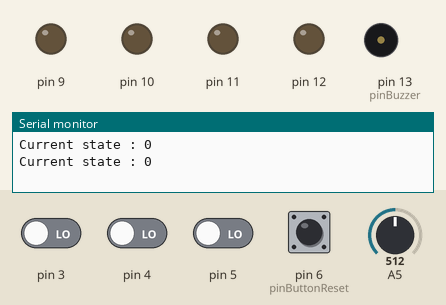
The sketch below on a simulated Arduino Uno, built with avr-gcc and run on an emulated ATmega328P. Parts: output pins drawn as LEDs (lit = HIGH), buzzer (waves = sounding), the last lines printed to the serial monitor. Dashed ring = blinking. The inputs (shaded band) are chosen by the test bench; at power-on: pin 3–5, pin 6 (pinButtonReset) LOW, A5 = 512. Random numbers use the default seed unless the sketch sets one.

Above: at 8.5 s.
8.6 s: pin 6 (pinButtonReset) pulled HIGH for 1 s
At 13.5 s:
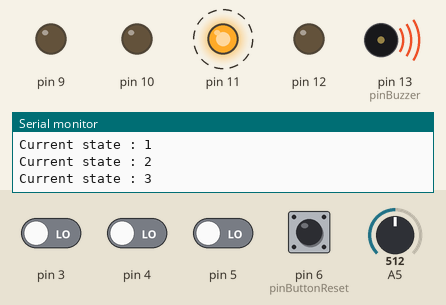
At 14.8 s:
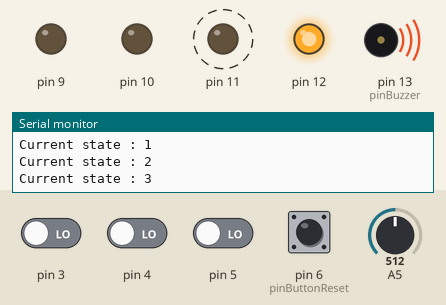
Timing chart, 0 to 20.8 s (numbered marks = the images above; inputs shaded):
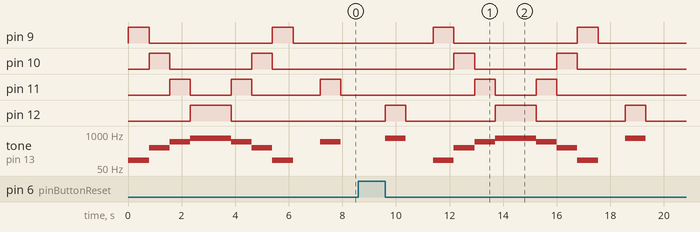

Measured:
- after the input at 8.6 s, pin 9: alternates HIGH for 0.77 s and LOW for 4.6 s, starting after 2.8 s; pin 10: alternates HIGH for 0.77 s and LOW for 3.1 s, starting after 3.6 s
- by itself, pin 9: alternates HIGH for 0.77 s and LOW for 4.6 s
- by itself, pin 10: alternates HIGH for 0.77 s and LOW for 3.1 s
- by itself, tone on pin 13 (pinBuzzer): plays 100 Hz for 0.77 s, 300 Hz for 0.77 s, 500 Hz for 0.77 s, 700 Hz for 1.5 s, 500 Hz for 0.77 s, 300 Hz for 0.77 s … (8 notes in this stretch)

The sketch:

main.ino
```cpp
#include <time.h>
#include "boutons.h"
#include "combinaisons.h"

#define STATE1 0
#define STATE2 1
#define STATE3 2
#define STATE4 3

#define pinButtonReset 6

int state, nextState;
int N = 128, Te = 10; // N = Nb de points à récup dans le capteur lum, Te en ms

void setup()
{
    //Serial.begin(9600);
    Serial.begin(115200);
    srand(time(NULL));

    initMelodies(); // Charge les mélodies prédéfinies

    pinMode(pinButtonReset, INPUT); // Défini le btnReset en INPUT
    attachInterrupt(digitalPinToInterrupt(pinButtonReset), reset, FALLING); // Lie le btnReset et sa fonction

    nextState = STATE1; // Passe à l'état 1
}

// Aslam
void loop()
{
    Serial.print("Current state : ");
    Serial.println(state);

    tempsActivation = meanData();

   // interrupts();
    state = nextState;
    switch(state) // Machine d'état
    {
        case STATE1:
           // noInterrupts();
            reset();
           // interrupts();
            break;
        case STATE2:
            genererMelodie();
            jouerMelodieGenerer();
            nextState = STATE3;
            break;
        case STATE3:
            ecouteSaisie();
            nextState = STATE4;
            break;
        case STATE4:
            delay(1000);
            if (verification()) nextState = STATE2;
            else                nextState = STATE1;
            break;
    }
}

// Aslam
void reset() // Vide tout les tableaux pour recommencer à 0
{
    initTableaux(); // Vide tout

    // Joue tous les sons et allumer tout les LEDs
    jouerMelodiePredefini();
    delay(1000);

    // Passe à l'état suivant
    nextState = STATE2;
}

// Aslam
void initMelodies() // Charge les mélodies prédéfinies
{
    melodiePredefinie[0]=setBouton(9,3,100);
    melodiePredefinie[1]=setBouton(10,4,300);
    melodiePredefinie[2]=setBouton(11,5,500);
    melodiePredefinie[3]=setBouton(12,6,700);
}


// Aslam
int meanData()
{
    long sumval=0;

    for (int i=0; i < N;  i++)
    {
        sumval+= analogRead(A5);
        delayMicroseconds(Te);
    }
    return (sumval/N)*1.5;
}
```

boutons.h
```cpp
#define pinBuzzer 13

int tempsActivation;

typedef struct bouton BOUTON;

struct bouton {
    int pinLed;
    int pinButton;
    int frequence;
};

//Aslam
//Input:pin d'un LED, pin d'un Bouton et une fréquence
//Ouput: un bouton
//
bouton setBouton(int pinLed,int pinButton,int frequence) // Crée un bouton avec une led et sa frequence pour le buzzer
{
    bouton b;
    b.pinLed = pinLed;
    b.pinButton = pinButton;
    b.frequence = frequence;

    pinMode(b.pinLed,OUTPUT);
    pinMode(b.pinButton,INPUT);

    return b;
}

//Aslam
//Input: un bouton
//Ouput: effet de bord
//role :Permet d'activer les elements de la structure bouton: C'est à dire le la LED et le buzzer
void activate(bouton b) // Allume une led (et devrait activer le buzzer également)
{
    tone(pinBuzzer,b.frequence);
    digitalWrite(b.pinLed,HIGH);
    delay(tempsActivation);
    digitalWrite(b.pinLed,LOW);
    noTone(pinBuzzer);
    //delay(1000);
}
//Ismael/Aslam
//Input: un element bouton
//Ouput: un booleen true si le bouton est appuyé, retourne faux sinon
bool readBouton(bouton btn)
{
  return digitalRead(btn.pinButton);
}
```

combinaisons.h
```cpp
bouton melodiePredefinie[4]; // Contient les Boutons/Led/Frequences prédefinis
bouton melodieGenerer[10];   // Contient les B/L/F à saisir
bouton melodieSaisie[10];    // Contient la saisie des B/L/F du joueur

//Ismael
//Input:
//Ouput: effet de bord
//role: permet d'innitialiser les tableau melodieGenerer et melodieSaisie par des valeurs nulles.
void initTableaux() // Initialise les tableaux avec des boutons "vides"
{
    for(int i=0; i<10;i++)
    {
        melodieGenerer[i] = setBouton(0,0,0); // On initialise le tableau melodieGenerer avec des melodie vides
        melodieSaisie[i]  = setBouton(0,0,0); // On initialise le tableau melodieSaisie avec des melodie vides
    }
}
//Ismael
//Input:
//Ouput: Effet de bord
//role: Genere une mélodie aléatoire et la stocke dans un tableau
void genererMelodie() // Increment la combinaison de mélodies
{
    int a = rand()%4;
    for (int i=0; i<10;i++)
    {
        if (melodieGenerer[i].pinLed==0)
        {
            melodieGenerer[i]=melodiePredefinie[a];
            return;
        }
    }
}

//Ismael/Aslam
//Input:
//Ouput:
//Role: Permet de stocker les notes joués par l'utilisateur et de les enregistrer dans un tableau
void ecouteSaisie() // Ecoute la combinaison des boutons saisie par le joueur
{
    int taille=0;
    for (int i=0; i<10;i++)
    {
        if (melodieGenerer[i].pinButton!=0){taille++;}
        else break;
    }


    for (int i=0; i<taille;i++)
    {
        while(true)
        {
            int b0 = readBouton(melodiePredefinie[0]);
            int b1 = readBouton(melodiePredefinie[1]);
            int b2 = readBouton(melodiePredefinie[2]);
            int b3 = readBouton(melodiePredefinie[3]);

            if(b0==1)
            {
                while(readBouton(melodiePredefinie[0])==1){}
                melodieSaisie[i]=melodiePredefinie[0];
                activate(melodieSaisie[i]);
                break;
            }
            else if(b1==1)
            {
                while(readBouton(melodiePredefinie[1])==1){}
                melodieSaisie[i]=melodiePredefinie[1];
                activate(melodieSaisie[i]);
                break;
            }
            else if(b2==1)
            {
                while(readBouton(melodiePredefinie[2])==1){}
                melodieSaisie[i]=melodiePredefinie[2];
                activate(melodieSaisie[i]);
                break;
            }
            else if(b3==1)
            {
                while(readBouton(melodiePredefinie[3])==1){}
                melodieSaisie[i]=melodiePredefinie[3];
                activate(melodieSaisie[i]);
                break;
            }

        }
    }
}
//Aslam
//Input:
//Ouput:
//Role:
bool verification() // Vérifie si la combinaison saisie est = à la combinaison générée
{
    for(int i=0; i<10; i++)
    {
        int b1 = melodieGenerer[i].pinButton;
        int b2 = melodieSaisie[i].pinButton;

        if(b1 == 0 || b2 == 0) // Si on rencontre un bouton vide
            break;             // On sort de la boucle
        else if(b1 != b2)      // Sinon si on rencontre des boutons différents
            return false;      // On retourne faux
    }

    return true;
}

//Ismael
//Input:
//Ouput:
//Role:Joue la melodie généré aléatoirement
void jouerMelodieGenerer()
{
    for(int i=0; i<10; i++)
    {
        if(melodieGenerer[i].pinButton!=0)
        {
          activate(melodieGenerer[i]);
          delay(1000);
        }
    }
}
//Ismael
//Input:
//Ouput:
//Role: Joue les notes enregistré dans melodiePredefinie
void jouerMelodiePredefini()//Ismael
{
    for(int i=0; i<4; i++)
        if(melodiePredefinie[i].pinButton!=0) activate(melodiePredefinie[i]);
    for(int i=3; i>=0; i--)
        if(melodiePredefinie[i].pinButton!=0) activate(melodiePredefinie[i]);
}
```
